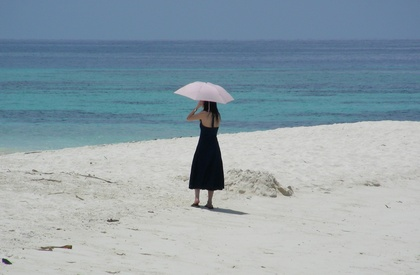
%> input picture SOBEL/umbrella_woman.jpg, 420 x 275 px, shrunk from 2769 x 1815 before the run
$ octave sobel.m   (GNU Octave 9; MATLAB toolbox functions it lacks are replaced by stand-ins)
%> lines starting %> are read from the running program, lines starting %| are printed output that depends on the picture; in (x1, y1, x2, y2) boxes, pixels count from 0 and x2, y2 are one past the last pixel; in counts of white or black regions, pixels touching at a corner belong together; the program's own positions count from 1
% Read Input Image
input_image = imread('umbrella_woman.jpg');
%> input_image is the input picture: size 275x420x3 uint8; mean R, G, B 144, 160.4, 169.4
input_image=imgaussfilt(input_image);

% Displaying Input Image
input_image = uint8(input_image);
figure, imshow(input_image); title('Input Image');

% Convert the truecolor RGB image to the grayscale image
input_image = rgb2gray(input_image);
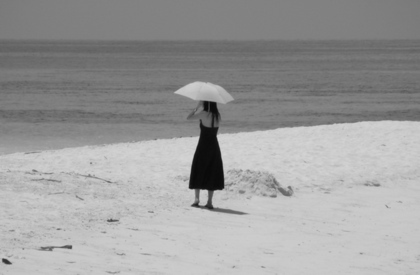
%> input_image: size 275x420 uint8; min 9, max 214, mean 156.5

% Convert the image to double
input_image = double(input_image);
%> input_image: size 275x420 double
%for calculating direction ;Pre-allocate the matrix with zeros
[r,c] = size(input_image);
%> r = 275; c = 420
n_direction = zeros(size(input_image));
% Pre-allocate the filtered_image matrix with zeros
filter_image = zeros(size(input_image));

% Sobel Operator Mask
M_x = [-1 0 1; -2 0 2; -1 0 1];
M_y = M_x' ;
% When i = 1 and j = 1, then filter_image pixel
% position will be filter_image(2, 2)
% The mask is of 3x3, so we need to traverse
% to filter_image(size(input_image, 1) - 2
%, size(input_image, 2) - 2) ,so we are not considering borders

for i = 1:size(input_image, 1) - 2
    for j = 1:size(input_image, 2) - 2

        % Gradient calculation
        Gx = sum(sum(M_x.*input_image(i:i+2, j:j+2)));
        Gy = sum(sum(M_y.*input_image(i:i+2, j:j+2)));

        % Calculate magnitude of vector
        filter_image(i, j) = sqrt(Gx.^2 + Gy.^2);
        n_direction(i,j) = atan2(Gy,Gx);
        n_direction(i,j) = n_direction(i,j)*(180/pi);

    end
end
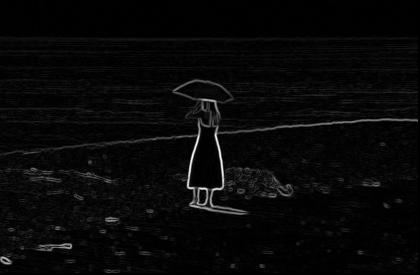
%> filter_image: size 275x420 double; min 0, max 744.9, mean 24.9; drawn with min black and max white
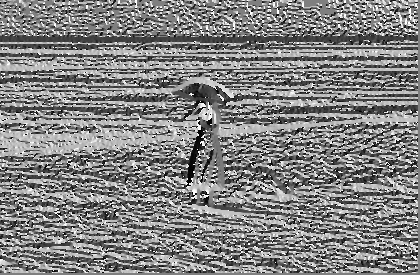
%> n_direction: size 275x420 double; min -179.7, max 180, mean 4.5; drawn with min black and max white
 n_direction_dis = zeros(r-2,c-2);
for i = 1:r-2
    for j = 1:c-2
        if ((n_direction(i, j) > 0 ) && (n_direction(i, j) < 22.5) || (n_direction(i, j) > 157.5) && (n_direction(i, j) < -157.5))
            n_direction_dis(i, j) = 0;
        end

         if ((n_direction(i, j) > 22.5) && (n_direction(i, j) < 67.5) || (n_direction(i, j) < -112.5) && (n_direction(i, j) > -157.5))
            n_direction_dis(i, j) = 45;
        end

        if ((n_direction(i, j) > 67.5 && n_direction(i, j) < 112.5) || (n_direction(i, j) < -67.5 && n_direction(i, j) > 112.5))
            n_direction_dis(i, j) = 90;
        end

        if ((n_direction(i, j) > 112.5 && n_direction(i, j) <= 157.5) || (n_direction(i, j) < -22.5 && n_direction(i, j) > -67.5))
            n_direction_dis(i, j) = 135;
        end
    end
end
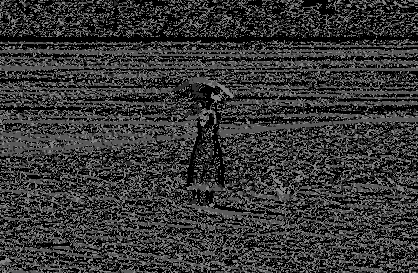
%> n_direction_dis: size 273x418 double; min 0, max 135, mean 55.7

n_direction_dis= uint8(n_direction_dis);
%> n_direction_dis: size 273x418 uint8
figure, imshow(n_direction_dis); title('SOBEL gradient direction');

% Displaying Filtered Image
filter_image = uint8(filter_image);
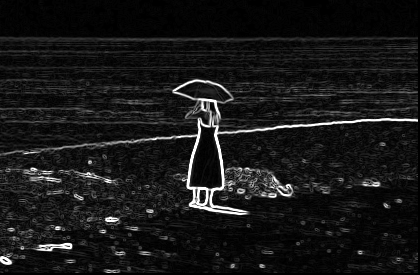
%> filter_image: size 275x420 uint8; min 0, max 255, mean 23.5
figure, imshow(filter_image); title('Sobel filter');

% Define a threshold value
thresholdValue = 72; % varies between [0 255]
output_image = max(filter_image, thresholdValue);
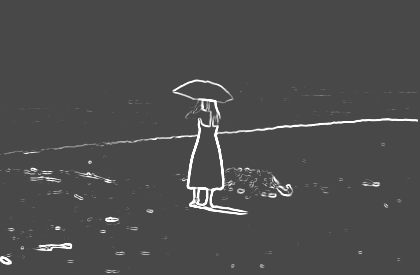
%> output_image: size 275x420 uint8; min 72, max 255, mean 76.3
output_image(output_image == round(thresholdValue)) = 0;

% Displaying Output Image
output_image = imbinarize(output_image);
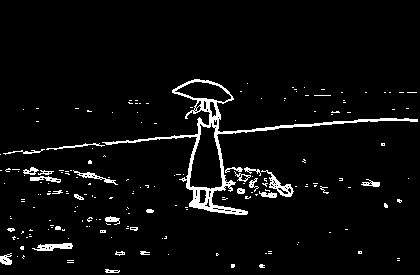
%> output_image: size 275x420 logical; 4.3% white; 191 white regions (163 under 20 px), largest, box (x1, y1, x2, y2) and area: (102, 79, 418, 215) 2562, (261, 170, 294, 197) 236, (32, 243, 73, 251) 197
figure, imshow(output_image); title('After threshold Sobel edge detection');
